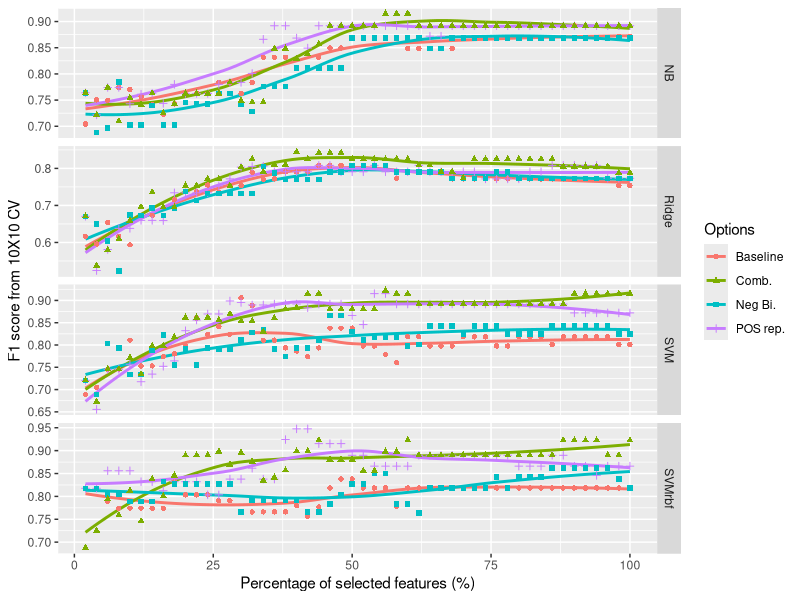

The R source for this figure:
setwd("D:/Study/Thesis/Experiments/Util/RPlots/ss_test")
library("ggplot2")
featuresdata = read.csv("ss_test_01_4MLoptions_3classifiers_3class.csv")
p <- ggplot(featuresdata, aes(x=features, y=f1, group=Options))+ labs(x = "Percentage of selected features (%)", y = "F1 score from 10X10 CV" )
q <- p + stat_smooth(se = FALSE, aes(color=Options)) + geom_point(aes(color=Options, shape=Options)) 
q + facet_grid(comb ~ ., scale = "free_y")